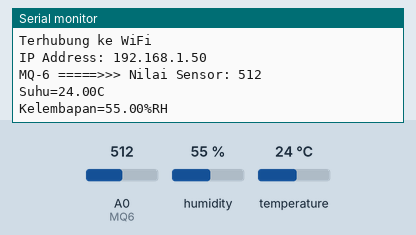
This sketch was run on a simulated Arduino Uno R4 WiFi. Shown: the last lines printed to the serial monitor. The inputs (shaded band) are chosen by the test bench; at power-on: humidity 55 %, A0 (MQ6) = 512, temperature 24 °C. WiFi joins after 1.5 s; servers stay silent unless stated; uploads are accepted with an empty reply.

Above: at 2.7 s.
2.8 s: humidity set to 22 %
At 4.3 s:
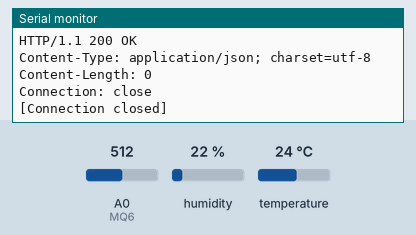
16.8 s: A0 (MQ6) set to 716
26.0 s: temperature set to 12 °C
At 26.8 s:
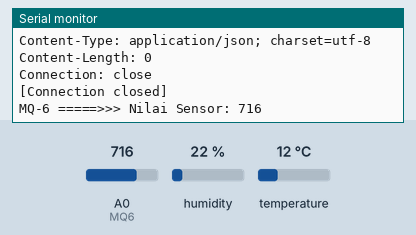
35.2 s: A0 (MQ6) set to 900
At 40.5 s:
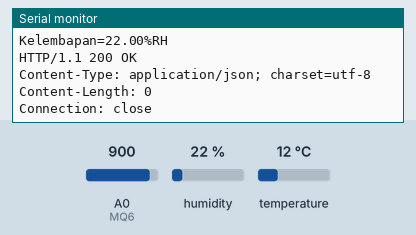
44.4 s: humidity set to 40 %
At 51.5 s:
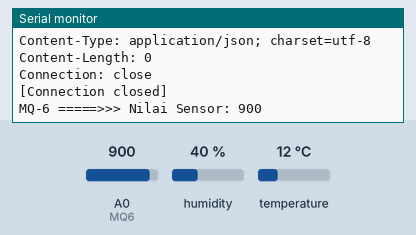
Timing chart, 0 to 53.0 s (numbered marks = the images above; inputs shaded):
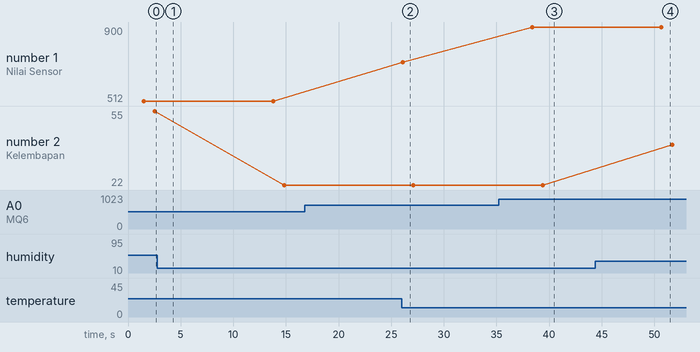

Measured:
- after the input at 35.2 s, the serial monitor: prints a new line after 3.2 s (image 3)
- plotted number 1: 716 → 900 after the input at 35.2 s
- plotted number 2: 55 → 22 after the input at 2.8 s, 22 → 40 after the input at 44.4 s

The sketch:

sensor_db.ino
```cpp
#include <WiFiS3.h>
#include <DHT.h>

#define DHTPIN 2 // Pin DATA konek ke pin 2 Arduino
#define DHTTYPE DHT11 // Tipe sensor DHT11
DHT dht(DHTPIN, DHTTYPE); // Set sensor + koneksi pin

const int MQ6 = A0;
int nilaiSensor;
float humi, temp;

// Ganti dengan SSID dan Password WiFi Anda
const char* ssid = "Berkah";
const char* password = "ruangan240";

const char* server = "202.125.83.143"; // URL server tanpa "http://"
const int port = 80; // Port HTTP

void setup() {
  dht.begin();
  Serial.begin(115200); // Baud rate
  delay(10);

  // Mulai koneksi WiFi
  WiFi.begin(ssid, password);

  // Tunggu hingga terhubung
  while (WiFi.status() != WL_CONNECTED) {
    delay(1000);
    Serial.println("Menghubungkan ke WiFi...");
  }

  Serial.println("Terhubung ke WiFi");
  Serial.print("IP Address: ");
  Serial.println(WiFi.localIP());
}

void loop() {
  nilaiSensor = analogRead(MQ6);
  Serial.print("MQ-6 =====>>> Nilai Sensor: ");
  Serial.println(nilaiSensor);
  delay(1000);

  humi = dht.readHumidity(); // Baca kelembaban
  temp = dht.readTemperature(); // Baca suhu

  if (isnan(humi) || isnan(temp)) { // Jika tidak ada hasil
    Serial.println("DHT11 tidak terbaca... !");
    return;
  } else { // Jika ada hasilnya
    Serial.print("Suhu=");
    Serial.print(temp);
    Serial.println("C");
    Serial.print("Kelembapan=");
    Serial.print(humi);
    Serial.println("%RH");
  }

  // Kirim data ke server
  if (WiFi.status() == WL_CONNECTED) { // Jika terhubung ke WiFi
    WiFiClient client;

    if (client.connect(server, port)) {
      String url = "/insert_data.php";
      url += "?suhu=";
      url += temp;
      url += "&kelembapan=";
      url += humi;
      url += "&nilaiSensor=";
      url += nilaiSensor;

      client.print(String("GET ") + url + " HTTP/1.1\r\n" +
                   "Host: " + server + "\r\n" +
                   "Connection: close\r\n\r\n");

      // Tunggu respon dari server
      unsigned long timeout = millis();
      while (client.connected() && millis() - timeout < 5000) {
        if (client.available()) {
          String line = client.readStringUntil('\r');
          Serial.print(line);
        }
      }

      // Tutup koneksi
      client.stop();
      Serial.println("\n[Connection closed]");
    } else {
      Serial.println("Koneksi ke server gagal");
    }
  } else {
    Serial.println("WiFi Disconnected");
  }

  delay(10000); // Tunda 10 detik untuk pembacaan berikutnya
}
```
